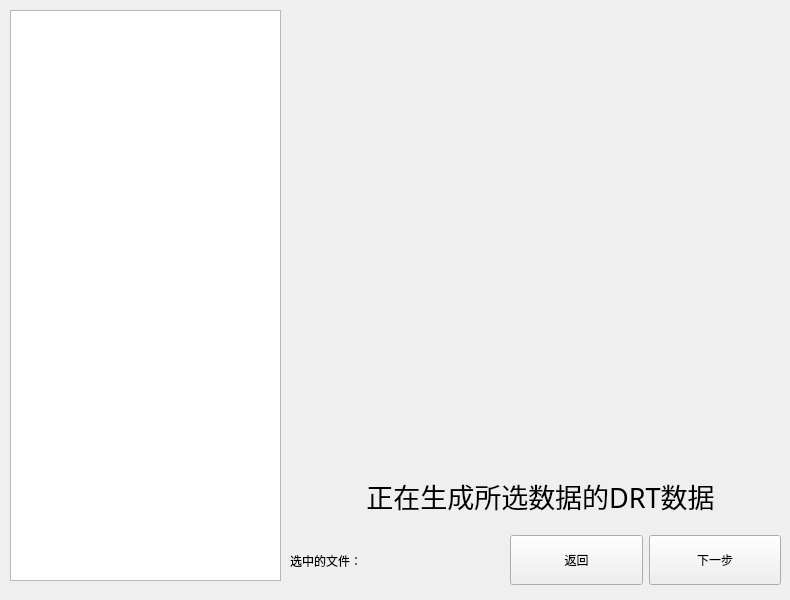
    <widget class="QWidget" name="ReadData">
     <property name="sizePolicy">
      <sizepolicy hsizetype="Preferred" vsizetype="Preferred">
       <horstretch>0</horstretch>
       <verstretch>0</verstretch>
      </sizepolicy>
     </property>
     <widget class="QLabel" name="ReadDataDiagramPic">
      <property name="geometry">
       <rect>
        <x>300</x>
        <y>10</y>
        <width>481</width>
        <height>451</height>
       </rect>
      </property>
      <property name="sizePolicy">
       <sizepolicy hsizetype="Fixed" vsizetype="Fixed">
        <horstretch>0</horstretch>
        <verstretch>0</verstretch>
       </sizepolicy>
      </property>
      <property name="text">
       <string/>
      </property>
      <property name="textFormat">
       <enum>Qt::AutoText</enum>
      </property>
      <property name="pixmap">
       <pixmap>C:/Users/PanHa/Pictures/49d7fde9f169f2405f6b7727b10cd36c2033765513.jpg</pixmap>
      </property>
      <property name="scaledContents">
       <bool>true</bool>
      </property>
     </widget>
     <widget class="QWidget" name="layoutWidget">
      <property name="geometry">
       <rect>
        <x>510</x>
        <y>530</y>
        <width>271</width>
        <height>61</height>
       </rect>
      </property>
      <layout class="QHBoxLayout" name="ReadDataBottomButtons">
       <item>
        <widget class="QPushButton" name="ReadDataBackButton">
         <property name="minimumSize">
          <size>
           <width>130</width>
           <height>50</height>
          </size>
         </property>
         <property name="text">
          <string>返回</string>
         </property>
        </widget>
       </item>
       <item>
        <widget class="QPushButton" name="ReadDataNextButton">
         <property name="minimumSize">
          <size>
           <width>130</width>
           <height>50</height>
          </size>
         </property>
         <property name="text">
          <string>下一步</string>
         </property>
        </widget>
       </item>
      </layout>
     </widget>
     <widget class="QTreeView" name="ReadDataTreeView">
      <property name="geometry">
       <rect>
        <x>10</x>
        <y>10</y>
        <width>271</width>
        <height>571</height>
       </rect>
      </property>
     </widget>
     <widget class="QLabel" name="ReadDataHighlightFileName">
      <property name="geometry">
       <rect>
        <x>290</x>
        <y>530</y>
        <width>201</width>
        <height>61</height>
       </rect>
      </property>
      <property name="text">
       <string>选中的文件：</string>
      </property>
      <property name="alignment">
       <set>Qt::AlignLeading|Qt::AlignLeft|Qt::AlignVCenter</set>
      </property>
      <property name="wordWrap">
       <bool>true</bool>
      </property>
     </widget>
     <widget class="QLabel" name="ReadDataProcessingDRTLabel">
      <property name="geometry">
       <rect>
        <x>300</x>
        <y>470</y>
        <width>481</width>
        <height>51</height>
       </rect>
      </property>
      <property name="font">
       <font>
        <family>华文彩云</family>
        <pointsize>20</pointsize>
       </font>
      </property>
      <property name="text">
       <string>正在生成所选数据的DRT数据</string>
      </property>
      <property name="alignment">
       <set>Qt::AlignCenter</set>
      </property>
      <property name="wordWrap">
       <bool>true</bool>
      </property>
     </widget>
    </widget>
